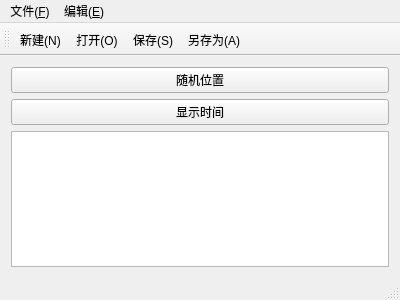
<?xml version="1.0" encoding="UTF-8"?>
<ui version="4.0">
 <class>MainWindow</class>
 <widget class="QMainWindow" name="MainWindow">
  <property name="geometry">
   <rect>
    <x>0</x>
    <y>0</y>
    <width>400</width>
    <height>300</height>
   </rect>
  </property>
  <property name="windowTitle">
   <string>MainWindow</string>
  </property>
  <widget class="QWidget" name="centralWidget">
   <layout class="QGridLayout" name="gridLayout">
    <item row="1" column="0">
     <widget class="QPushButton" name="BtnTimer">
      <property name="text">
       <string>显示时间</string>
      </property>
     </widget>
    </item>
    <item row="2" column="0">
     <widget class="QTextEdit" name="textEdit"/>
    </item>
    <item row="0" column="0">
     <widget class="QPushButton" name="BtnRandomPos">
      <property name="text">
       <string>随机位置</string>
      </property>
     </widget>
    </item>
   </layout>
  </widget>
  <widget class="QMenuBar" name="menuBar">
   <property name="geometry">
    <rect>
     <x>0</x>
     <y>0</y>
     <width>400</width>
     <height>28</height>
    </rect>
   </property>
   <widget class="QMenu" name="menu_F">
    <property name="title">
     <string>文件(&amp;F)</string>
    </property>
    <addaction name="newFile"/>
    <addaction name="save"/>
    <addaction name="saveAs"/>
    <addaction name="open"/>
    <addaction name="close"/>
   </widget>
   <widget class="QMenu" name="menu_E">
    <property name="title">
     <string>编辑(&amp;E)</string>
    </property>
    <addaction name="action_Z"/>
    <addaction name="action_C"/>
    <addaction name="actionFind"/>
   </widget>
   <addaction name="menu_F"/>
   <addaction name="menu_E"/>
  </widget>
  <widget class="QToolBar" name="mainToolBar">
   <attribute name="toolBarArea">
    <enum>TopToolBarArea</enum>
   </attribute>
   <attribute name="toolBarBreak">
    <bool>false</bool>
   </attribute>
   <addaction name="newFile"/>
   <addaction name="open"/>
   <addaction name="save"/>
   <addaction name="saveAs"/>
  </widget>
  <widget class="QStatusBar" name="statusBar"/>
  <action name="newFile">
   <property name="icon">
    <iconset resource="myicon.qrc">
     <normaloff>:/myImages/images/filenew.png</normaloff>:/myImages/images/filenew.png</iconset>
   </property>
   <property name="text">
    <string>新建(&amp;N)</string>
   </property>
   <property name="statusTip">
    <string>新建文件</string>
   </property>
   <property name="shortcut">
    <string>Ctrl+N</string>
   </property>
  </action>
  <action name="save">
   <property name="icon">
    <iconset resource="myicon.qrc">
     <normaloff>:/myImages/images/filesave.png</normaloff>:/myImages/images/filesave.png</iconset>
   </property>
   <property name="text">
    <string>保存(&amp;S)</string>
   </property>
   <property name="shortcut">
    <string>Ctrl+S</string>
   </property>
  </action>
  <action name="saveAs">
   <property name="icon">
    <iconset resource="myicon.qrc">
     <normaloff>:/myImages/images/filesaveas.png</normaloff>:/myImages/images/filesaveas.png</iconset>
   </property>
   <property name="text">
    <string>另存为(&amp;A)</string>
   </property>
   <property name="shortcut">
    <string>Ctrl+A</string>
   </property>
  </action>
  <action name="open">
   <property name="icon">
    <iconset resource="myicon.qrc">
     <normaloff>:/myImages/images/fileopen.png</normaloff>:/myImages/images/fileopen.png</iconset>
   </property>
   <property name="text">
    <string>打开(&amp;O)</string>
   </property>
   <property name="shortcut">
    <string>Ctrl+O</string>
   </property>
  </action>
  <action name="close">
   <property name="text">
    <string>关闭(&amp;C)</string>
   </property>
   <property name="shortcut">
    <string>Ctrl+C</string>
   </property>
  </action>
  <action name="action_Z">
   <property name="text">
    <string>撤销(&amp;Z)</string>
   </property>
  </action>
  <action name="action_C">
   <property name="text">
    <string>复制(&amp;C)</string>
   </property>
  </action>
  <action name="actionFind">
   <property name="text">
    <string>Find</string>
   </property>
  </action>
 </widget>
 <layoutdefault spacing="6" margin="11"/>
 <resources>
  <include location="myicon.qrc"/>
 </resources>
 <connections/>
</ui>
